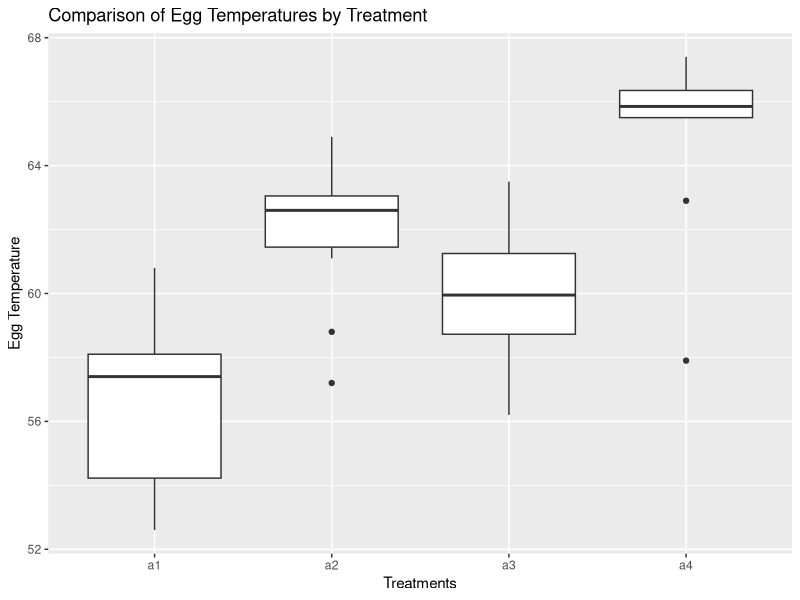
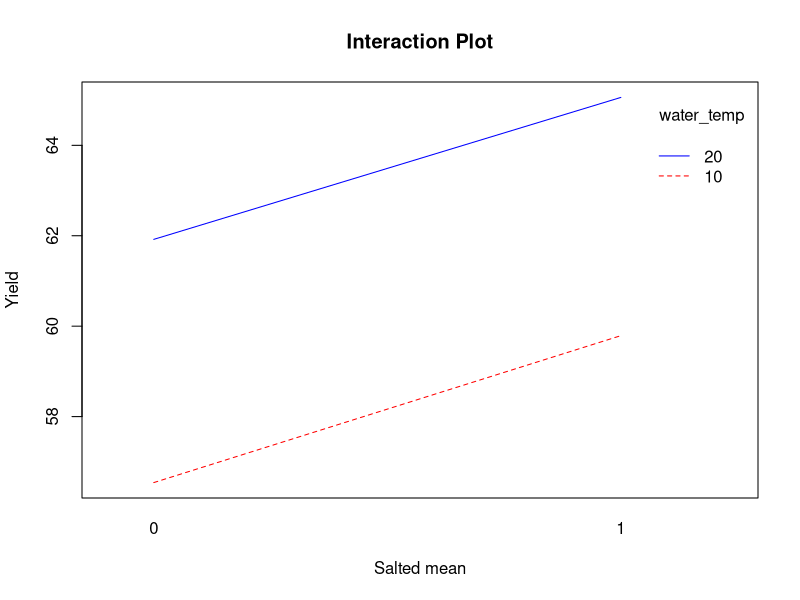
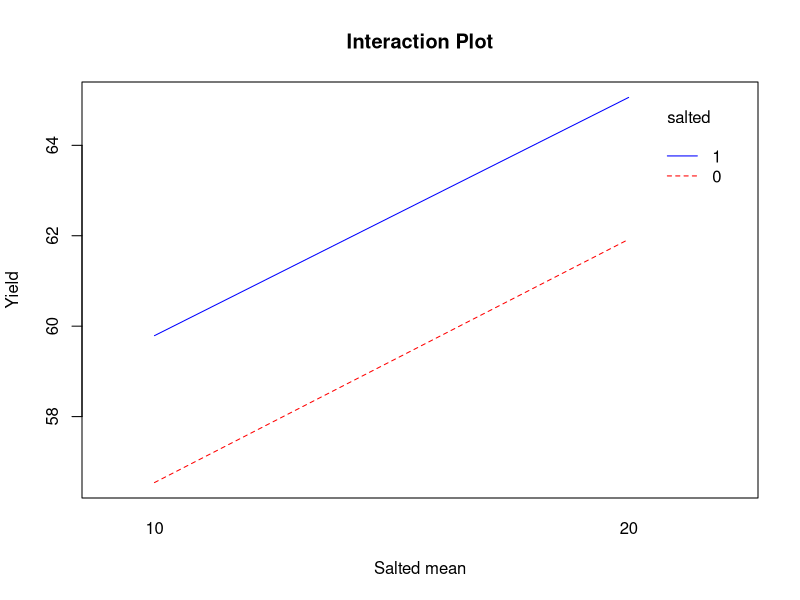

Recreate these plots in R, in order. (Note: this script raises an error after producing the figures.)
# =================================================================== #
# ============================= Preamble ============================== #
# =================================================================== #
# Please manually install any missing packages using install.package()
library(rstatix)
library(ggplot2)
library(ggpubr)
library(readxl)
library(pwr)

data = read_excel("STA305 Group Project Data.xlsx")

dat = data[,-1]
a = factor(rep(c('a1', 'a2', 'a3', 'a4'), each=10))
data_egg = data.frame(cbind(a, dat))
names(data_egg) = c('a', 'salted', 'water_temp', 'y')

# ========================================================= #
# ============== Calculating Sample Size ================== #
# ========================================================= #
pwr.anova.test(k = 4, f = 0.5, sig.level = 0.05, power = 0.70)
# from the output, a sample size of 10 per group is sufficient

# ========================================================== #
# ========== Randomization of Experimental Units =========== #
# ========================================================== #
set.seed(2000)
eggs = 1:40
sample(eggs, replace = FALSE, size = 40)

# ============================================================= #
# ================== Model Assumptions ======================== #
# ============================================================= #

##############################################
################ Test for Normality ##########
##############################################
# We split up the response for the groups, and test if each of the responses for
# the four groups are normally distributed or not.
g1 = data_egg$y[1:10]
g2 = data_egg$y[11:20]
g3 = data_egg$y[21:30]
g4 = data_egg$y[31:40]
#testing group 1
shapiro_test(g1)

#testing group 2
shapiro_test(g2)

#testing group 3
shapiro_test(g3)

#testing group 4
shapiro_test(g4)


#####################################
#### Test for constant variance #####
#####################################

## The normality assumption for the bartlett.test is not satisfied
bartlett.test(y ~ a, data=data_egg)

## Creating boxplot for the four treatments in order as codebook
ggplot(data_egg, aes(x = a, y = y)) +
  geom_boxplot() +
  labs(title = "Comparison of Egg Temperatures by Treatment",
       x = "Treatments",
       y = "Egg Temperature")

# ==============================================================
# ========================== Section 1 ========================= #
# ==============================================================

library(rstatix)
library(readr)
library(readxl)

data = read_excel("STA305 Group Project Data.xlsx")
dat = data[,-1]
a = factor(rep(c('a1', 'a2', 'a3', 'a4'), each=10))
data_egg = data.frame(cbind(a, dat))
names(data_egg) = c('a', 'salted', 'water_temp', 'y')
attach(data_egg)

#############################################
############### TWO WAY ANOVA ############### 
#############################################
#Means
with(data_egg, tapply(y, salted, mean))
with(data_egg, tapply(y, water_temp, mean))
with(data_egg, tapply(y, list(salted, water_temp), mean))


#Interaction Plot
with(data_egg, interaction.plot(salted, water_temp, y, col=c("red", "blue"),
                                main="Interaction Plot", xlab="Salted mean", ylab="Yield"))
with(data_egg, interaction.plot(water_temp, salted, y, col=c("red", "blue"),
                                main="Interaction Plot", xlab="Salted mean", ylab="Yield"))


#Model with interaction
model1 <- lm(y ~ salted*water_temp, data = data_egg)
summary(model1)
anova(model1)
# Reject H0, interaction not significant

#############################################
############### OVERALL TEST ################ 
#############################################

#Additive Model
model2 <- lm(y~ salted + water_temp, data = data_egg)
summary(model2)
anova(model2)
# Fail to reject H0, both factors on their own are significant 


#############################################
################# POST HOC ################## 
#############################################

# using Bonferroni coerrection to test general contrast
fit <- lm(y ~ a- 1, data=data_egg)
L <- matrix(c(
  -1, 0, 0, 1,
  -1, -1, -1, 3), byrow=T, nrow=2)
summary(glht(fit, L), test=adjusted('bonferroni'))

# the p-values are divided by 2 and we take note of the sign of estimates reported as we are drawing directional conclustions
